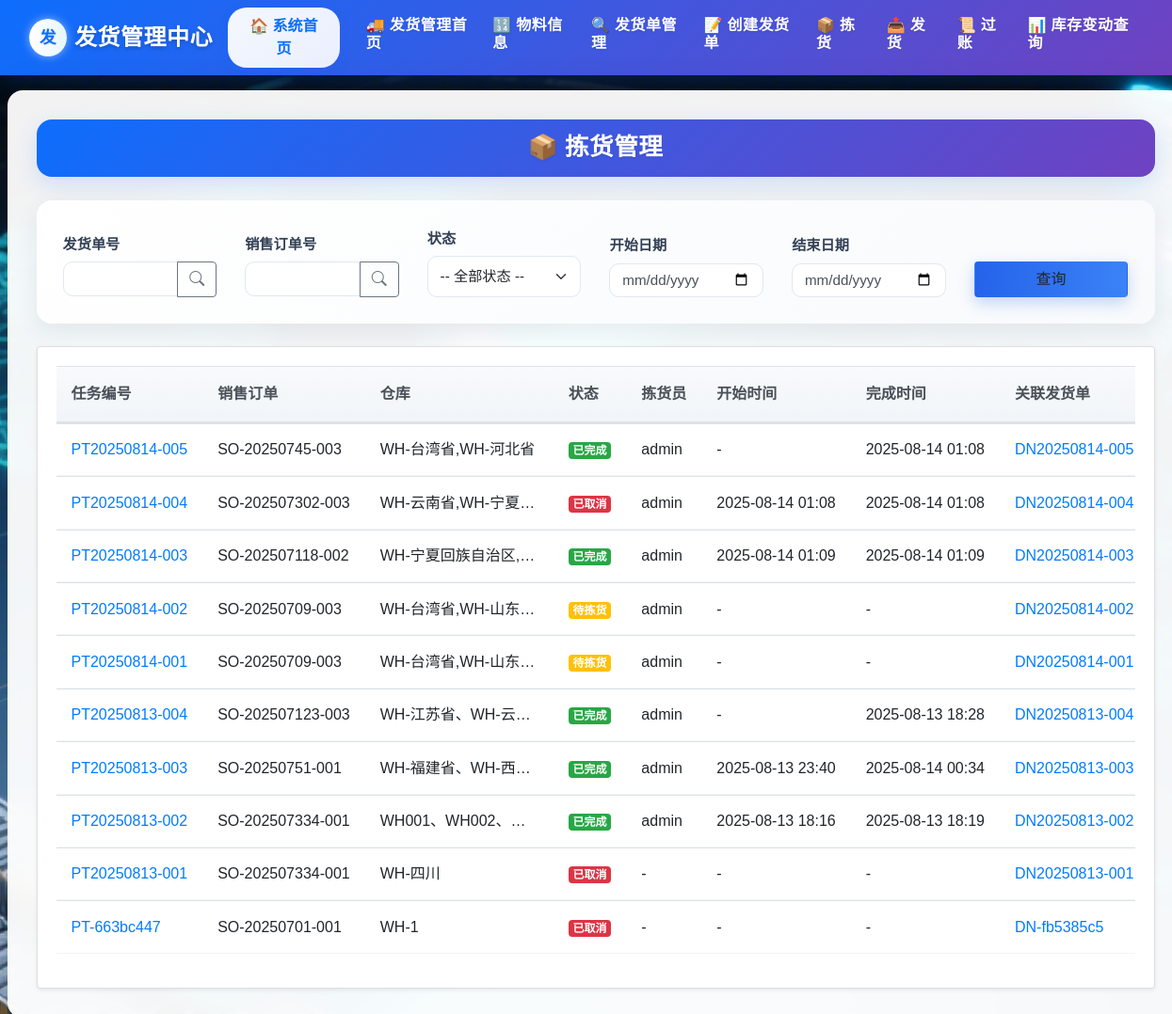
The app's page /delivery/picking_tasks (signed in), older data.
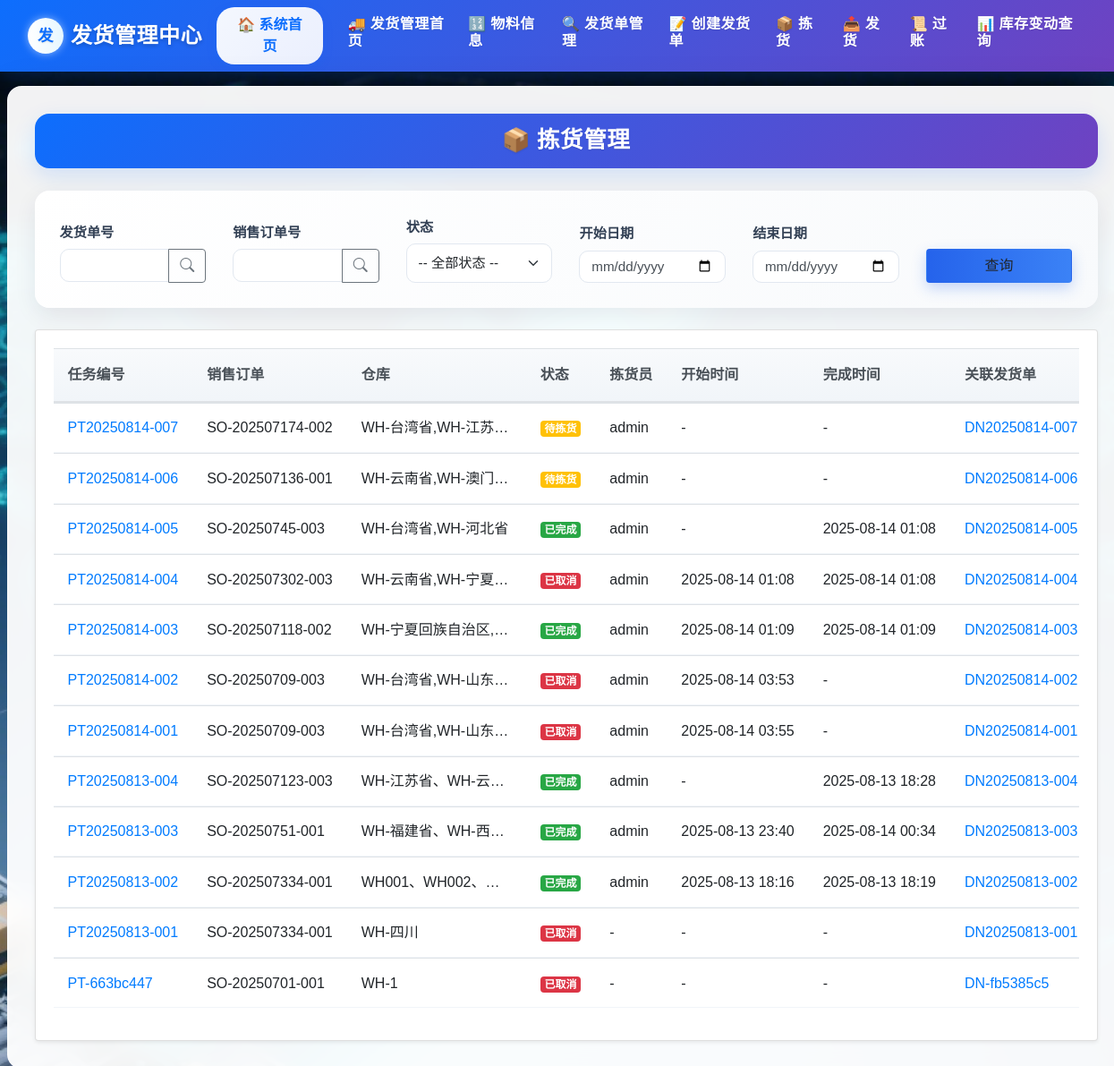
The same page, newer data.
### delivery/models.py (models this page shows)
class PickingTask(db.Model):
    __tablename__ = 'PickingTask'
    task_id = db.Column(db.String(255), primary_key=True)
    sales_order_id = db.Column(db.String(255), db.ForeignKey('SalesOrder.sales_order_id'), nullable=False)
    warehouse_code = db.Column(db.String(255), nullable=False)
    status = db.Column(db.String(50))
    picker = db.Column(db.String(255))  # 拣货员
    assigned_at = db.Column(db.DateTime, nullable=True)  # 分配时间
    start_time = db.Column(db.DateTime)
    complete_time = db.Column(db.DateTime)
    remarks = db.Column(db.Text)
    items = db.relationship('PickingTaskItem', backref='picking_task', cascade='all, delete-orphan', lazy=True)
    sales_order = db.relationship('SalesOrder', backref='picking_tasks')
    VALID_TRANSITIONS = {
        '待拣货': ['已完成','已取消'],
        '已完成': [],
        '已取消': []
    }

class DeliveryNote(db.Model):
    __tablename__ = 'DeliveryNote'
    delivery_note_id = db.Column(db.String(255), primary_key=True)
    picking_task_id = db.Column(db.String(255), db.ForeignKey('PickingTask.task_id'), nullable=False)
    sales_order_id = db.Column(db.String(255), db.ForeignKey('SalesOrder.sales_order_id'), nullable=False)
    delivery_date = db.Column(db.DateTime, nullable=False)
    warehouse_code = db.Column(db.String(255), nullable=False)
    status = db.Column(db.Enum(
        '已创建',
        '已拣货',
        '已发货',
        '已过账',
        '已取消'
    ), default='已创建', nullable=False)
    posted_by = db.Column(db.String(255))
    posted_at = db.Column(db.DateTime)
    created_by = db.Column(db.String(255))
    remarks = db.Column(db.Text)
    items = db.relationship('DeliveryItem', backref='delivery_note', cascade='all, delete-orphan', lazy=True)
    sales_order = db.relationship('SalesOrder', backref='delivery_notes')
    picking_task = db.relationship('PickingTask', backref='delivery_note')
    VALID_TRANSITIONS = {
    '已创建': ['已拣货', '已取消'],
    '已拣货': ['已发货', '已取消'],
    '已发货': ['已过账'],
    '已过账': [],
    '已取消': []
    }

### delivery/views.py (the view)
@delivery_bp.route('/picking_tasks', methods=['GET', 'POST'])
@login_required
def picking_task_list():
    form = forms.SearchPickingTaskForm(request.args)  # 如果用 GET
    q = db.session.query(PickingTask)
    if form.delivery_id.data:
        q = q.join(DeliveryNote, isouter=True).filter(
            DeliveryNote.delivery_note_id.like(f"%{form.delivery_id.data.strip()}%")
        )
    if form.sales_order_id.data:
        q = q.filter(PickingTask.sales_order_id.like(f"%{form.sales_order_id.data.strip()}%"))
    if form.status.data:
        q = q.filter(PickingTask.status == form.status.data)
    if form.start_date.data:
        q = q.filter(PickingTask.start_time >= form.start_date.data)
    if form.end_date.data:
        q = q.filter(PickingTask.start_time <= form.end_date.data)
    q = q.order_by(
        PickingTask.assigned_at.desc().nullslast(),
        PickingTask.complete_time.desc().nullslast(),
        PickingTask.start_time.desc().nullslast()
    )
    tasks = q.all()
    rows = []
    for t in tasks:
        dn = (db.session.query(DeliveryNote)
              .filter_by(picking_task_id=t.task_id)
              .order_by(DeliveryNote.delivery_date)
              .first())
        rows.append({'task': t, 'delivery': dn})
    return render_template('delivery/picking_task_list.html', form=form, rows=rows)

### templates/delivery/picking_task_list.html (shortened to what this page needs)
{% extends "delivery/base.html" %}
{% block head_extra %}
<link rel="stylesheet" href="{{ url_for('static', filename='delivery/delivery_styles.css') }}">
{% endblock %}
{% block content %}
<div class="form-title-container">
  <h1 class="form-title">📦 拣货管理</h1>
</div>
<div class="delivery-card animate-fade">
  <form method="get" class="row g-3 query-form align-items-end">
    <div class="col-md-2">
        <label class="form-label" for="delivery_id">{{ form.delivery_id.label.text }}</label>
        <div class="input-group">
          {{ form.delivery_id(class="form-control", id="delivery_id") }}
          <button type="button" class="btn btn-outline-secondary"
                  onclick="openCentered('{{ url_for('delivery.delivery_helper') }}', 'deliveryHelper', 800, 600)">
            <i class="bi bi-search"></i>
          </button>
        </div>
      </div>
      <div class="col-md-2">
        <label class="form-label" for="sales_order_id">{{ form.sales_order_id.label.text }}</label>
        <div class="input-group">
          {{ form.sales_order_id(class="form-control", id="sales_order_id") }}
          <button type="button" class="btn btn-outline-secondary"
                  onclick="openCentered('{{ url_for('delivery.sales_helper') }}', 'salesHelper', 800, 600)">
            <i class="bi bi-search"></i>
          </button>
        </div>
      </div>
    <div class="col-md-2">
      {{ form.status.label(class="form-label") }}
      {{ form.status(class="form-select") }}
    </div>
    <div class="col-md-2">
      {{ form.start_date.label(class="form-label") }}
      {{ form.start_date(class="form-control", type="date") }}
    </div>
    <div class="col-md-2">
      {{ form.end_date.label(class="form-label") }}
      {{ form.end_date(class="form-control", type="date") }}
    </div>
    <div class="col-md-2">
      {{ form.submit(class="btn btn-search w-100") }}
    </div>
  </form>
</div>
<div class="card shadow-sm">
  <div class="card-body">
    <div class="table-responsive">
      <table class="table table-hover align-middle delivery-table">
        <thead class="thead-light">
          <tr>
            <th>任务编号</th>
            <th>销售订单</th>
            <th>仓库</th>
            <th>状态</th>
            <th>拣货员</th>
            <th>开始时间</th>
            <th>完成时间</th>
            <th>关联发货单</th>
          </tr>
        </thead>
        <tbody>
          {% for row in rows %}
          {% set task = row.task %}
          {% set delivery = row.delivery %}
          <tr>
            <td title="{{ task.task_id }}">
              <a href="{{ url_for('delivery.picking_task_detail', task_id=task.task_id) }}">
                {{ task.task_id }}
              </a>
            </td>
            <td title="{{ task.sales_order_id }}">{{ task.sales_order_id }}</td>
            <td title="{{ task.warehouse_code }}">{{ task.warehouse_code }}</td>
            <td title="{{ task.status }}">
              <span class="badge
                {% if task.status == '待拣货' %}bg-warning
                {% elif task.status == '已完成' %}bg-success
                {% else %}bg-danger{% endif %}">
                {{ task.status }}
              </span>
            </td>
            <td title="{{ task.picker or '-' }}">{{ task.picker or '-' }}</td>
            <td title="{{ task.start_time.strftime('%Y-%m-%d %H:%M') if task.start_time else '-' }}">
              {{ task.start_time.strftime('%Y-%m-%d %H:%M') if task.start_time else '-' }}
            </td>
            <td title="{{ task.complete_time.strftime('%Y-%m-%d %H:%M') if task.complete_time else '-' }}">
              {{ task.complete_time.strftime('%Y-%m-%d %H:%M') if task.complete_time else '-' }}
            </td>
            <td title="{{ delivery.delivery_note_id if delivery else '-' }}">
              {% if delivery %}
                <a href="{{ url_for('delivery.picking_task_detail', task_id=task.task_id) }}">
                  {{ delivery.delivery_note_id }}
                </a>
              {% else %}
                -
              {% endif %}
            </td>
          </tr>
          {% else %}
          <tr>
            <td colspan="8" class="text-center">暂无拣货任务</td>
          </tr>
          {% endfor %}
        </tbody>
      </table>
    </div>
  </div>
</div>
{% endblock %}

### templates/delivery/base.html (shortened to what this page needs)
<!doctype html>
<html lang="zh-CN">
  <head>
    <link href="https://cdn.jsdelivr.net/npm/bootstrap@5.3.0/dist/css/bootstrap.min.css" rel="stylesheet">
    <link href="https://cdn.jsdelivr.net/npm/bootstrap-icons@1.10.0/font/bootstrap-icons.css" rel="stylesheet">
    <link rel="stylesheet" href="{{ url_for('static', filename='delivery/delivery_styles.css') }}">
    <link rel="stylesheet" href="https://cdn.staticfile.org/twitter-bootstrap/4.3.1/css/bootstrap.min.css">
    {% block head_extra %}{% endblock %}
  </head>
  <body>
    <nav class="navbar navbar-expand-lg" style="background: linear-gradient(135deg, #0d6efd, #6f42c1); box-shadow: 0 4px 20px rgba(13, 110, 253, 0.25);">
      <div class="container-fluid">
        <div class="d-flex align-items-center">
          <a class="navbar-brand text-white d-flex align-items-center gap-2" >
            <span class="rounded-circle d-inline-flex justify-content-center align-items-center" style="width:40px;height:40px;background:linear-gradient(90deg, #ffffff, #e6f7ff); color:#0d6efd; font-weight:800; box-shadow: 0 0 10px rgba(255,255,255,0.5)">发</span>
            <div class="d-none d-md-block">
              <div style="font-size:1.5rem; font-weight:600; text-shadow: 0 2px 4px rgba(0,0,0,0.2)">发货管理中心</div>
            </div>
          </a>
        </div>
          <a class="btn btn-home-return me-3" href="{{ url_for('auth.dashboard') }}">
            🏠 系统首页
          </a>
        <div class="collapse navbar-collapse" id="navbarNav">
          <ul class="navbar-nav">
            <li class="nav-item mx-1">
              <a class="nav-link text-white fw-medium position-relative" href="{{ url_for('delivery.delivery_home') }}" style="transition: all 0.3s; color: white !important;">
                <h6>🚚 发货管理首页</h6>
              </a>
            </li>
            <li class="nav-item mx-1">
              <a class="nav-link text-white fw-medium position-relative" href="{{ url_for('delivery.inventory_detail') }}" style="transition: all 0.3s; color: white !important;">
                <h6>🔢 物料信息</h6>
              </a>
            </li>
              <li class="nav-item mx-1">
              <a class="nav-link text-white fw-medium position-relative" href="{{ url_for('delivery.delivery_list') }}" style="transition: all 0.3s; color: white !important;">
                <h6>🔍 发货单管理</h6>
              </a>
            </li>
            <li class="nav-item mx-1">
              <a class="nav-link text-white fw-medium position-relative" href="{{ url_for('delivery.create_delivery') }}" style="transition: all 0.3s; color: white !important;">
                <h6>📝 创建发货单</h6>
              </a>
            </li>
            <li class="nav-item mx-1">
              <a class="nav-link text-white fw-medium position-relative" href="{{ url_for('delivery.picking_task_list') }}" style="transition: all 0.3s; color: white !important;">
                <h6>📦 拣货</h6>
              </a>
            </li>
            <li class="nav-item mx-1">
              <a class="nav-link text-white fw-medium position-relative" href="{{ url_for('delivery.shipment_list')}}" style="transition: all 0.3s; color: white !important;">
                <h6>📤 发货</h6>
              </a>
            </li>
            <li class="nav-item mx-1">
              <a class="nav-link text-white fw-medium position-relative" href="{{ url_for('delivery.post_list' )}}" style="transition: all 0.3s; color: white !important;">
                <h6>📜 过账</h6>
              </a>
            </li>
            <li class="nav-item mx-1">
              <a class="nav-link text-white fw-medium position-relative" href="{{ url_for('delivery.inventory_movement' )}}" style="transition: all 0.3s; color: white !important;">
                <h6>📊 库存变动查询</h6>
              </a>
            </li>
          </ul>
        </div>
      </div>
    </nav>
    <div class="container">
      <div class="content-card">
        {% block content %}{% endblock %}
      </div>
    </div>
  </body>
</html>

Row changes from the older to the newer data that the page shows:
added PickingTask: task_id "PT20250814-007", sales_order_id "SO-202507174-002", warehouse_code "WH-台湾省,WH-江苏…", status "待拣货", picker "admin", start_time "-", complete_time "-"
added DeliveryNote: delivery_note_id "DN20250814-007"
added PickingTask: task_id "PT20250814-006", sales_order_id "SO-202507136-001", warehouse_code "WH-云南省,WH-澳门…", status "待拣货", picker "admin", start_time "-", complete_time "-"
added DeliveryNote: delivery_note_id "DN20250814-006"
changed PickingTask "PT20250814-002": status "待拣货" → "已取消" (drawn)
changed PickingTask "PT20250814-001": status "待拣货" → "已取消" (drawn)
Text that changed along with them:
new list line: "PT20250814-002 SO-20250709-003 WH-台湾省,WH-山东… 已取消 admin 2025-08-14 03:53 -"
new list line: "DN20250814-002"
new list line: "PT20250814-001 SO-20250709-003 WH-台湾省,WH-山东… 已取消 admin 2025-08-14 03:55 -"
new list line: "DN20250814-001"
list line gone: "PT20250814-002 SO-20250709-003 WH-台湾省,WH-山东… 待拣货 admin - -"
list line gone: "DN20250814-002"
list line gone: "PT20250814-001 SO-20250709-003 WH-台湾省,WH-山东… 待拣货 admin - -"
list line gone: "DN20250814-001"
